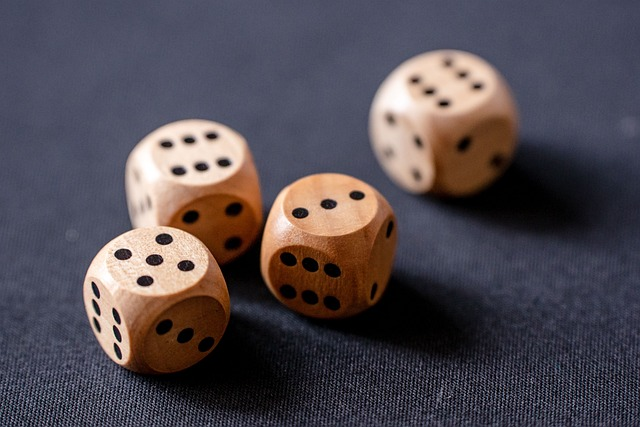
#> input picture Semester 2/AIG210 - Computer Vision/Assignment 2 - Group 5/dices.jpg, 640 x 427 px; its folder holds only this picture in this run
$ python Assignment2_2.py
#> lines starting #> are read from the running program, lines starting #| are printed output that depends on the picture
# Assignment02_2.py

import numpy as np
import cv2 as cv
import os
import tkinter as tk
from tkinter import filedialog, messagebox

# --- Initial Setup ---
root = tk.Tk()
root.withdraw() # Hide the main tkinter window

# Drawing Modes
RECTANGLE_MODE = 0
CIRCLE_MODE = 1
POLYLINE_MODE = 2
POLYGON_MODE = 3
drawing_modes = ['Rectangle', 'Circle', 'Polyline', 'Polygon']
current_drawing_mode = RECTANGLE_MODE

drawing = False # true if mouse is pressed
ix,iy = -1,-1
img = None # Will be initialized based on user choice
active_points = [] # For polylines/polygons

# Define a list of colors (B, G, R format)
colors = [
    (0, 255, 0),  # Green
    (0, 0, 255),  # Red
    (255, 0, 0),  # Blue
    (0, 255, 255), # Yellow
    (255, 0, 255), # Magenta
    (255, 255, 0), # Cyan
    (255, 255, 255),# White
    (0,0,0) # Black - Added for completeness, though background is black
]
current_color_index = 0 # Start with Green
drawing_thickness = 2

# --- Ask user to load image or use blank ---
if messagebox.askyesno("Load Image", "Do you want to select an image to load? (No = blank canvas)"):
    script_dir = os.path.dirname(os.path.abspath(__file__))
    filepath = filedialog.askopenfilename(initialdir=script_dir, title="Select an Image",
                                           filetypes=(("Image files", "*.jpg *.jpeg *.png *.bmp *.tiff"),
                                                      ("All files", "*.*")))
#> the answer given: dices.jpg
    if filepath:
        img = cv.imread(filepath)
#> img is the input picture: shape (427, 640, 3); mean B, G, R 80.7, 74.3, 82
        if img is None:
            messagebox.showerror("Error", f"Failed to load image: {filepath}\\nStarting with a blank canvas.")
            img = np.zeros((512,512,3), np.uint8)
    else: # User cancelled dialog
        img = np.zeros((512,512,3), np.uint8)
else:
    img = np.zeros((512,512,3), np.uint8)

if img is None: # Should not happen if logic above is correct, but as a fallback
    img = np.zeros((512,512,3), np.uint8)

# mouse callback function
# [47 lines left out: function drawing_callback, not called in this run]

cv.namedWindow('image')
cv.setMouseCallback('image',drawing_callback)

while(1):
    # Display the current mode on the image
    display_img = img.copy()
    mode_text = f"Mode: {drawing_modes[current_drawing_mode]}"
    color_text = f"Color: {colors[current_color_index]}"
    cv.putText(display_img, mode_text, (10, 20), cv.FONT_HERSHEY_SIMPLEX, 0.5, (200,200,200), 1, cv.LINE_AA)
    cv.putText(display_img, color_text, (10, 40), cv.FONT_HERSHEY_SIMPLEX, 0.5, (200,200,200), 1, cv.LINE_AA)
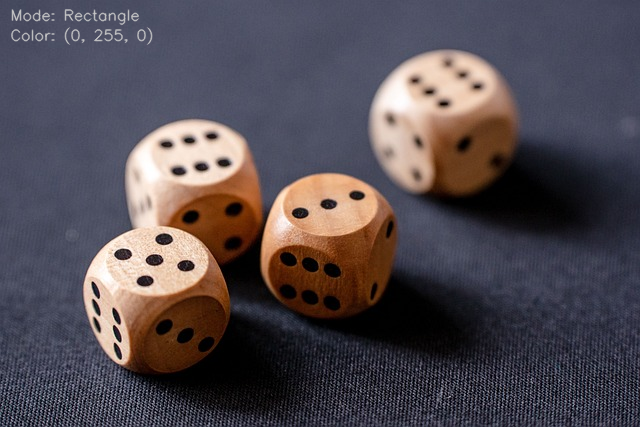
#> display_img: shape (427, 640, 3); mean B, G, R 81, 74.7, 82.4
    if (current_drawing_mode == POLYLINE_MODE or current_drawing_mode == POLYGON_MODE) and active_points:
        # Draw current polyline points on the display image before mouse move adds the current segment
        pts_preview_static = np.array(active_points, np.int32).reshape((-1,1,2))
        is_closed_preview_static = current_drawing_mode == POLYGON_MODE
        cv.polylines(display_img,[pts_preview_static],isClosed=False, color=colors[current_color_index], thickness=drawing_thickness)


    cv.imshow('image',display_img)
    k = cv.waitKey(20) & 0xFF
#> (key x is pressed here)

    if k == ord('m'):
        current_drawing_mode = (current_drawing_mode + 1) % len(drawing_modes)
        active_points = [] # Clear points when changing mode
        drawing = False # Stop any active drawing
    elif k == ord('c'):
        current_color_index = (current_color_index + 1) % len(colors)
    elif k == ord('x'):
        save_path = filedialog.asksaveasfilename(defaultextension=".png",
                                                 initialdir=os.path.dirname(os.path.abspath(__file__)),
                                                 filetypes=(("PNG files", "*.png"),
                                                            ("JPEG files", "*.jpg"),
                                                            ("All files", "*.*")))
        if save_path:
            cv.imwrite(save_path, img)
            print(f"Image saved to {save_path}")
    elif k == ord('q') or k == 27: # q or ESC to quit
        break

cv.destroyAllWindows()
root.destroy() # Clean up tkinter root.
